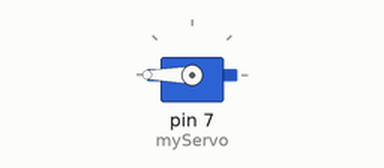
Simulated run of this sketch. Board: Arduino Uno, built with avr-gcc and run on an emulated ATmega328P. Shown: servo.

Above: at 0.05 s.
At 1.3 s:
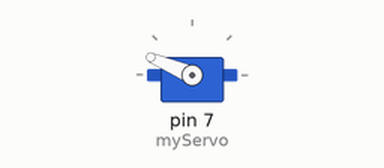
At 2.55 s:
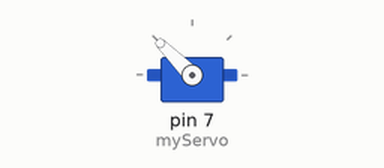
At 5.1 s:
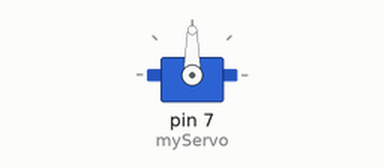
Timing chart, 0 to 6.6 s (numbered marks = the images above):
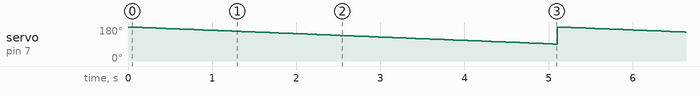

Measured:
- by itself, servo on pin 7 (myServo): ramps from 180° to 90° and jumps back, once every 5.1 s

The sketch:

motor.ino
```cpp
#include <Servo.h>
Servo myServo;
unsigned long MOVING_TIME = 5000; // moving time is 3 seconds
unsigned long moveStartTime;
unsigned long progress = 0;
int startAngle = 0;
int stopAngle = 0;

void pandown(){
  for(int pos = 180; pos>=90; pos-=1){
    myServo.write(pos);
    delay(56);
  }
}

void panup(){
  startAngle = 90;
  stopAngle = 180;
  unsigned long progress = millis() - moveStartTime;
  if (progress <= MOVING_TIME) {
  long angle = map(progress, 0, MOVING_TIME, startAngle, stopAngle);
  myServo.write(angle);
  Serial.print(angle);
  }
}

void setup() {
  myServo.attach(7);
  moveStartTime = millis();
  }

void loop() {
  for(int pos = 180; pos>=90; pos-=1){
    myServo.write(pos);
    delay(56);
  }
}
```
